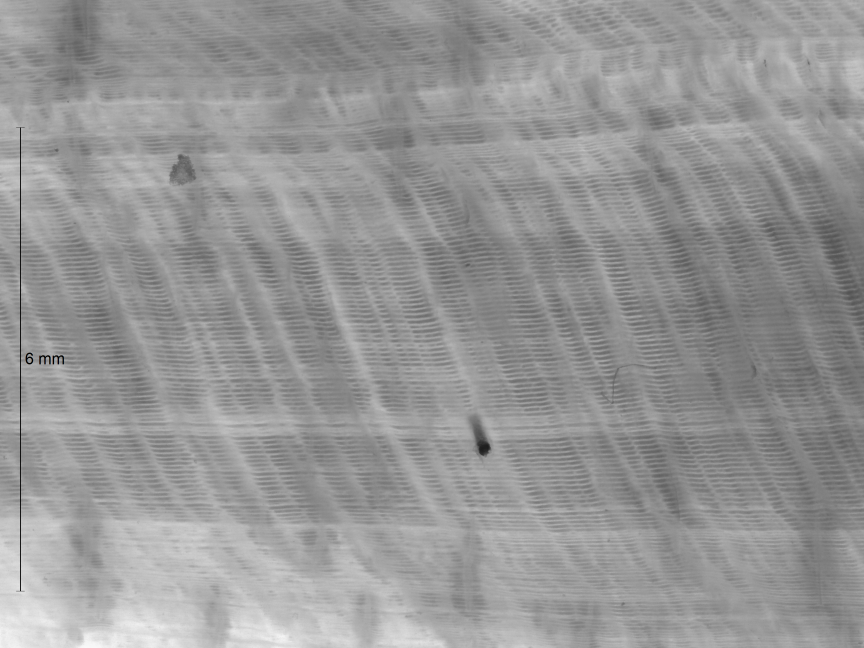
#> input picture BEL17-2-2_1.66x_milieu0001.png, 2592 x 1944 px (shown at 1/3 size)
$ jupyter execute label_line.ipynb
#> lines starting #> are read from the running program, lines starting #| are printed output that depends on the picture
[cell 1]
import matplotlib
import matplotlib.pyplot as plt
import numpy as np

from matplotlib.collections import LineCollection

from shapely.geometry import Point,LineString

[cell 2]
# https://stackoverflow.com/questions/45776737/anottating-along-a-matplotlib-curve
# https://stackoverflow.com/questions/18780198/how-to-rotate-matplotlib-annotation-to-match-a-line

[cell 3]
import cv2
img = cv2.imread("BEL17-2-2_1.66x_milieu0001.png")
#> img is the input picture: shape (1944, 2592, 3); mean B, G, R 150.2, 150.2, 150.2

[cell 4]
fig, ax = plt.subplots(1, 1, figsize=(8,6))

ax.set_aspect('equal')

x1 = 600
y1 = 600
x2 = 1200
y2 = 1200
line, = ax.plot([x1, x2], [y1, y2], c='r')

# compute angle in raw data coordinates (no manual transforms)
dy = y2 - y1
dx = x2 - x1
angle = np.rad2deg(np.arctan2(dy, dx))

# annotate with transform_rotates_text to align text and line
plt.text(x1, y1, 'rotation=%.2f'%angle, ha='left', va='bottom', fontsize=12,
         transform_rotates_text=True, rotation=angle, rotation_mode='anchor')

line = LineString([(x1,y1), (x2,y2)])
ax.plot(line.xy[0], line.xy[1], c='black')

left = line.parallel_offset(50, 'left')
right0 = line.parallel_offset(50, 'right')
right = LineString([right0.boundary.geoms[1], right0.boundary.geoms[0]])

ax.plot(left.xy[0], left.xy[1], c='r')
ax.plot(right.xy[0], right.xy[1], c='g')
ax.text(left.boundary.geoms[0].xy[0][0], left.boundary.geoms[0].xy[1][0], 'left', ha='left', va='bottom', fontsize=12,
         transform_rotates_text=True, rotation=angle, rotation_mode='anchor', clip_on=True)
ax.text(right.boundary.geoms[0].xy[0][0], right.boundary.geoms[0].xy[1][0], 'right', ha='left', va='bottom', fontsize=12,
         transform_rotates_text=True, rotation=angle, rotation_mode='anchor', clip_on=True)

c = Point(800,800)
a = left.interpolate(line.project(c))
b = right.interpolate(line.project(c))
ax.plot(a.coords[0], b.coords[0], c='b')
ax.grid()
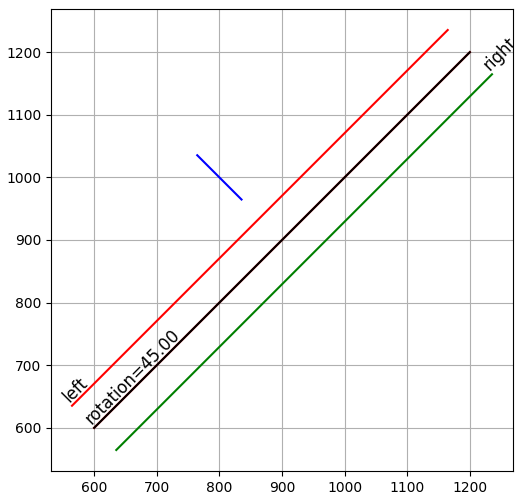
#> figure drawn by matplotlib, 1 panel

[cell 5]
fig, ax = plt.subplots(1, 1, figsize=(8,6))

ax.set_aspect('equal')

x1 = 600
y1 = 600
x2 = 1200
y2 = 1200
line, = ax.plot([x1, x2], [y1, y2], c='r')

ax.grid()

def draw_tick(line, x, y):
    line = LineString(line.get_xydata())
    left = line.parallel_offset(20, 'left')
    right0 = line.parallel_offset(20, 'right')
    right = LineString([right0.boundary.geoms[1], right0.boundary.geoms[0]])   # flip order because right
    point = Point(x,y)
    a = left.interpolate(line.project(point))
    b = right.interpolate(line.project(point))
    line  = LineString([a, b])
    return line

aLine1 = draw_tick(line, 800, 800)
#ax.plot(aLine1.xy[0], aLine1.xy[1], c='b')

aLine2 = draw_tick(line, 1000, 1000)
#ax.plot(aLine2.xy[0], aLine2.xy[1], c='b')

#ax.plot(aLine1.coords[0],aLine1.coords[1])

a = []
a.append(aLine1.coords)
a.append(aLine2.coords)

lc = LineCollection(a, linewidths=2, colors='b')
ax.add_collection(lc)

plt.show()
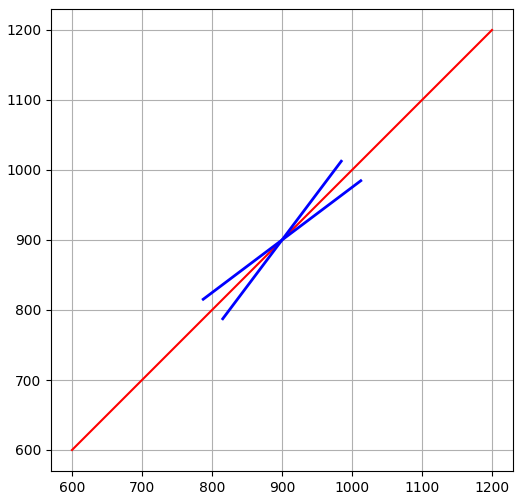
#> figure drawn by matplotlib, 1 panel

[cell 6]
fig, ax = plt.subplots(1, 1, figsize=(8,6))

sc1 = ax.scatter([12,23,34],[2,6,4])
sc2 = ax.scatter([19,3,14],[3,8,1])
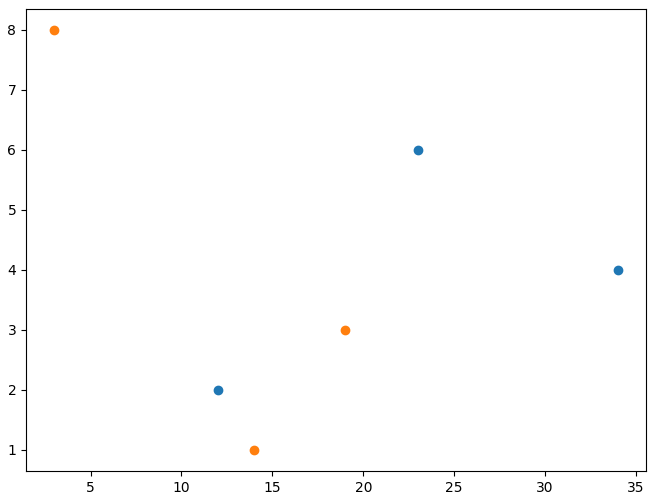
#> figure drawn by matplotlib, 1 panel

[cell 7]
a = sc2.get_offsets()
b = sc1.get_offsets()
c = sc1.get_offsets()

[cell 8]
sc1

[cell 9]
l = [a.get_offsets() for a in [sc1, sc2]]

[cell 10]
np.concatenate(l)

[cell 11]
fig, ax = plt.subplots(1, 1, figsize=(8,6))
sc1 = ax.scatter([12,23,34],[2,6,4])
sc2 = ax.scatter([19,3,14],[3,8,1])

[cell 12]
import matplotlib.pyplot as plt
from matplotlib.collections import LineCollection
from matplotlib import colors as mcolors

import numpy as np

# In order to efficiently plot many lines in a single set of axes,
# Matplotlib has the ability to add the lines all at once. Here is a
# simple example showing how it is done.

x = np.arange(100)
# Here are many sets of y to plot vs. x
ys = x[:50, np.newaxis] + x[np.newaxis, :]

segs = np.zeros((50, 100, 2))
segs[:, :, 1] = ys
segs[:, :, 0] = x

# Mask some values to test masked array support:
segs = np.ma.masked_where((segs > 50) & (segs < 60), segs)

# We need to set the plot limits.
fig, ax = plt.subplots()
ax.set_xlim(x.min(), x.max())
ax.set_ylim(ys.min(), ys.max())

# *colors* is sequence of rgba tuples.
# *linestyle* is a string or dash tuple. Legal string values are
# solid|dashed|dashdot|dotted.  The dash tuple is (offset, onoffseq) where
# onoffseq is an even length tuple of on and off ink in points.  If linestyle
# is omitted, 'solid' is used.
# See `matplotlib.collections.LineCollection` for more information.
colors = [mcolors.to_rgba(c)
          for c in plt.rcParams['axes.prop_cycle'].by_key()['color']]

line_segments = LineCollection(segs, linewidths=(0.5, 1, 1.5, 2),
                               colors=colors, linestyle='solid')
ax.add_collection(line_segments)
ax.set_title('Line collection with masked arrays')
plt.show()
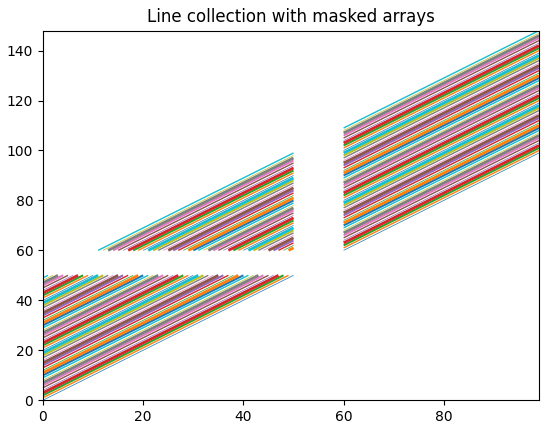
#> figure drawn by matplotlib, 1 panel
